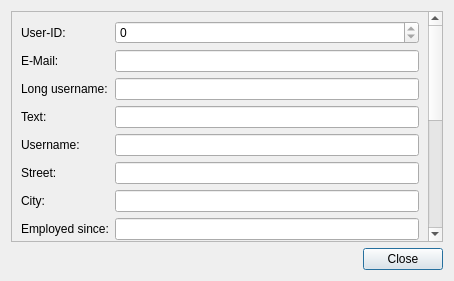
<?xml version="1.0" encoding="UTF-8"?>
<ui version="4.0">
 <class>ProfileDialog</class>
 <widget class="QDialog" name="ProfileDialog">
  <property name="geometry">
   <rect>
    <x>0</x>
    <y>0</y>
    <width>454</width>
    <height>281</height>
   </rect>
  </property>
  <property name="windowTitle">
   <string>Profile</string>
  </property>
  <layout class="QVBoxLayout" name="verticalLayout" stretch="0,1,0">
   <item>
    <widget class="QScrollArea" name="scrollArea">
     <property name="widgetResizable">
      <bool>true</bool>
     </property>
     <widget class="QWidget" name="scrollAreaWidgetContents">
      <property name="geometry">
       <rect>
        <x>0</x>
        <y>0</y>
        <width>420</width>
        <height>540</height>
       </rect>
      </property>
      <layout class="QFormLayout" name="formLayout">
       <item row="0" column="0">
        <widget class="QLabel" name="labelUserId">
         <property name="text">
          <string>User-ID:</string>
         </property>
         <property name="buddy">
          <cstring>spinBoxUserId</cstring>
         </property>
        </widget>
       </item>
       <item row="1" column="0">
        <widget class="QLabel" name="labelEmail">
         <property name="text">
          <string>E-Mail:</string>
         </property>
         <property name="buddy">
          <cstring>lineEditEmail</cstring>
         </property>
        </widget>
       </item>
       <item row="2" column="0">
        <widget class="QLabel" name="labelLongUsername">
         <property name="text">
          <string>Long username:</string>
         </property>
         <property name="buddy">
          <cstring>lineEditLongUsername</cstring>
         </property>
        </widget>
       </item>
       <item row="3" column="0">
        <widget class="QLabel" name="labelText">
         <property name="text">
          <string>Text:</string>
         </property>
         <property name="buddy">
          <cstring>lineEditText</cstring>
         </property>
        </widget>
       </item>
       <item row="4" column="0">
        <widget class="QLabel" name="labelUsername">
         <property name="text">
          <string>Username:</string>
         </property>
         <property name="buddy">
          <cstring>lineEditUsername</cstring>
         </property>
        </widget>
       </item>
       <item row="0" column="1">
        <widget class="QSpinBox" name="spinBoxUserId">
         <property name="readOnly">
          <bool>true</bool>
         </property>
         <property name="maximum">
          <number>16777215</number>
         </property>
        </widget>
       </item>
       <item row="1" column="1">
        <widget class="QLineEdit" name="lineEditEmail">
         <property name="readOnly">
          <bool>true</bool>
         </property>
        </widget>
       </item>
       <item row="2" column="1">
        <widget class="QLineEdit" name="lineEditLongUsername">
         <property name="readOnly">
          <bool>true</bool>
         </property>
        </widget>
       </item>
       <item row="3" column="1">
        <widget class="QLineEdit" name="lineEditText">
         <property name="readOnly">
          <bool>true</bool>
         </property>
        </widget>
       </item>
       <item row="4" column="1">
        <widget class="QLineEdit" name="lineEditUsername">
         <property name="readOnly">
          <bool>true</bool>
         </property>
        </widget>
       </item>
       <item row="5" column="0">
        <widget class="QLabel" name="labelStreet">
         <property name="text">
          <string>Street:</string>
         </property>
        </widget>
       </item>
       <item row="6" column="0">
        <widget class="QLabel" name="labelCity">
         <property name="text">
          <string>City:</string>
         </property>
        </widget>
       </item>
       <item row="7" column="0">
        <widget class="QLabel" name="labelEmployedSince">
         <property name="text">
          <string>Employed since:</string>
         </property>
        </widget>
       </item>
       <item row="8" column="0">
        <widget class="QLabel" name="labelEmployedTill">
         <property name="text">
          <string>Employed till:</string>
         </property>
        </widget>
       </item>
       <item row="9" column="0">
        <widget class="QLabel" name="labelPlaceOfBirth">
         <property name="text">
          <string>Place of birth:</string>
         </property>
        </widget>
       </item>
       <item row="10" column="0">
        <widget class="QLabel" name="labelZipcode">
         <property name="text">
          <string>Zipcode:</string>
         </property>
        </widget>
       </item>
       <item row="11" column="0">
        <widget class="QLabel" name="labelReligion">
         <property name="text">
          <string>Religion:</string>
         </property>
        </widget>
       </item>
       <item row="12" column="0">
        <widget class="QLabel" name="labelDepartment">
         <property name="text">
          <string>Department:</string>
         </property>
        </widget>
       </item>
       <item row="13" column="0">
        <widget class="QLabel" name="labelVerwendgr">
         <property name="text">
          <string>Verwendgr:</string>
         </property>
        </widget>
       </item>
       <item row="14" column="0">
        <widget class="QLabel" name="labelTaetig">
         <property name="text">
          <string>Taetig:</string>
         </property>
        </widget>
       </item>
       <item row="15" column="0">
        <widget class="QLabel" name="labelArbverh">
         <property name="text">
          <string>Arbverh:</string>
         </property>
        </widget>
       </item>
       <item row="16" column="0">
        <widget class="QLabel" name="labelBetriebsnr">
         <property name="text">
          <string>Betriebsnr:</string>
         </property>
        </widget>
       </item>
       <item row="5" column="1">
        <widget class="QLineEdit" name="lineEditStreet">
         <property name="readOnly">
          <bool>true</bool>
         </property>
        </widget>
       </item>
       <item row="6" column="1">
        <widget class="QLineEdit" name="lineEditCity">
         <property name="readOnly">
          <bool>true</bool>
         </property>
        </widget>
       </item>
       <item row="7" column="1">
        <widget class="QLineEdit" name="lineEditEmployedSince">
         <property name="readOnly">
          <bool>true</bool>
         </property>
        </widget>
       </item>
       <item row="8" column="1">
        <widget class="QLineEdit" name="lineEditEmployedTill">
         <property name="readOnly">
          <bool>true</bool>
         </property>
        </widget>
       </item>
       <item row="9" column="1">
        <widget class="QLineEdit" name="lineEditPlaceOfBirth">
         <property name="readOnly">
          <bool>true</bool>
         </property>
        </widget>
       </item>
       <item row="10" column="1">
        <widget class="QLineEdit" name="lineEditZipcode">
         <property name="readOnly">
          <bool>true</bool>
         </property>
        </widget>
       </item>
       <item row="11" column="1">
        <widget class="QLineEdit" name="lineEditReligion">
         <property name="readOnly">
          <bool>true</bool>
         </property>
        </widget>
       </item>
       <item row="12" column="1">
        <widget class="QLineEdit" name="lineEditDepartment">
         <property name="readOnly">
          <bool>true</bool>
         </property>
        </widget>
       </item>
       <item row="13" column="1">
        <widget class="QLineEdit" name="lineEditVerwendgr">
         <property name="readOnly">
          <bool>true</bool>
         </property>
        </widget>
       </item>
       <item row="14" column="1">
        <widget class="QLineEdit" name="lineEditTaetig">
         <property name="readOnly">
          <bool>true</bool>
         </property>
        </widget>
       </item>
       <item row="15" column="1">
        <widget class="QLineEdit" name="lineEditArbverh">
         <property name="readOnly">
          <bool>true</bool>
         </property>
        </widget>
       </item>
       <item row="16" column="1">
        <widget class="QLineEdit" name="lineEditBetriebsnr">
         <property name="readOnly">
          <bool>true</bool>
         </property>
        </widget>
       </item>
      </layout>
     </widget>
    </widget>
   </item>
   <item>
    <widget class="QDialogButtonBox" name="buttonBox">
     <property name="standardButtons">
      <set>QDialogButtonBox::Close</set>
     </property>
    </widget>
   </item>
  </layout>
 </widget>
 <resources/>
 <connections>
  <connection>
   <sender>buttonBox</sender>
   <signal>rejected()</signal>
   <receiver>ProfileDialog</receiver>
   <slot>close()</slot>
   <hints>
    <hint type="sourcelabel">
     <x>226</x>
     <y>5</y>
    </hint>
    <hint type="destinationlabel">
     <x>226</x>
     <y>0</y>
    </hint>
   </hints>
  </connection>
 </connections>
</ui>
